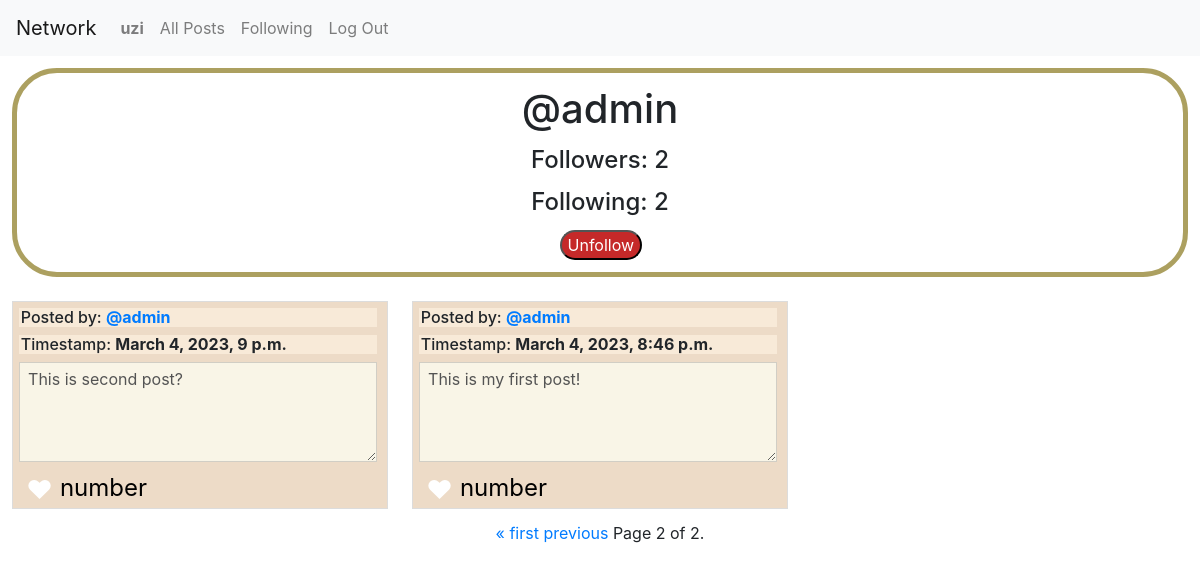
Page /individual/3?page=2 (signed in) on the committed database.
### network/models.py (models this page shows, shortened)
class User(AbstractUser):
    pass

class Post(models.Model):
    user = models.ForeignKey(User, on_delete=models.CASCADE, related_name="post_owner") #, null=True, blank=True)
    post = models.CharField(max_length=1000)
    timestamp = models.DateTimeField(auto_now_add=True)

### network/views.py (the view)
# urls.py: path("individual/<int:id>", views.individual, name="individual"),
def individual(request, id):
    user_individual = User.objects.get(pk=id)
    currentUser = request.user
    posts = Post.objects.filter(user=user_individual).order_by('-timestamp')
    paginator = Paginator(posts, 9)
    page_number = request.GET.get('page')
    page_obj = paginator.get_page(page_number)
    if Follow.objects.filter(user_main=user_individual, user_follower=currentUser).exists():
        button = "Unfollow"
    else:
        button = "Follow"
    numberofFollowers = Follow.objects.filter(user_main = user_individual).count()
    numberofFollowing = Follow.objects.filter(user_follower = user_individual).count()
    return render(request, "network/individual.html", {
        "posts" : page_obj,
        "user_individual" : user_individual,
        "currentUser" : currentUser,
        "button" : button,
        "numberofFollowers" : numberofFollowers,
        "numberofFollowing" : numberofFollowing
    })

### network/templates/network/individual.html (shortened to what this page needs)
{% extends "network/layout.html" %} {%load static%} {% block body %}
<div class="user-profile">
  <h1 class="user-profile-name">@{{ user_individual }}</h1>
  <h4 class="user-profile-followers">Followers: {{ numberofFollowers }}</h4>
  <h4 class="user-profile-following">Following: {{ numberofFollowing }}</h4>
  {% if user_individual != currentUser %}
  <form
    method="post"
    action="{% url 'follow' id=user_individual.id %}"
    class="form-follow-btn"
  >
    <button
      class="follow-btn {% if button == 'Follow' %}follow-btn-follow{% else %}follow-btn-unfollow{% endif %}"
      type="submit"
    >
      {{ button }}
    </button>
  </form>
  {% endif %}
</div>
<div class="post-content">
  {% for post in posts %}
  <div class="individual-post">
    <form
      method="post"
      action="{% url 'post_individual' post_id=post.id %}"
      class="btn-save-edit-form"
    >
      <h6 class="user-and-time">
        Posted by:
        <strong
          ><a
            href="{% url 'individual' id=post.user.id %}"
            id="user-{{ post.user.id }}"
            >@{{ post.user }}</a
          ></strong
        >
      </h6>
      <h6 class="user-and-time">
        Timestamp: <strong>{{ post.timestamp }}</strong>
      </h6>
      <div class="individual-post-content">
        <textarea class="post-text" name="post-text-edited" disabled>
{{post.post}}</textarea
        >
      </div>
      <div class="likes-and-edit">
        {% if post.id in whatYouLiked %}
        <p
          class="likes likes-liked"
          data-postid="{{post.id}}"
          data-whatYouLiked="{{whatYouLiked}}"
        >
          &#9829;
        </p>
        {% else %}
        <p
          class="likes likes-unliked"
          data-postid="{{post.id}}"
          data-whatYouLiked="{{whatYouLiked}}"
        >
          &#9829;
        </p>
        {% endif %}
        <p class="like-number">number</p>
      </div>
    </form>
  </div>
  {% endfor %}
</div>
<div class="pagination">
  <span class="step-links">
    {% if posts.has_previous %}
    <a href="?page=1">&laquo; first</a>
    <a href="?page={{ posts.previous_page_number }}">previous</a>
    {% endif %}
    <span class="current-page">
      Page {{ posts.number }} of {{ posts.paginator.num_pages }}.
    </span>
  </span>
</div>
{% endblock %}

### network/templates/network/layout.html (shortened to what this page needs)
{% load static %}
<!DOCTYPE html>
<html lang="en">
  <head>
    <link
      rel="stylesheet"
      href="https://stackpath.bootstrapcdn.com/bootstrap/4.4.1/css/bootstrap.min.css"
    />
    <link href="{% static 'network/styles.css' %}" rel="stylesheet" />
  </head>
  <body>
    <nav class="navbar navbar-expand-lg navbar-light bg-light">
      <a class="navbar-brand" href="#">Network</a>
      <div>
        <ul class="navbar-nav mr-auto">
          {% if user.is_authenticated %}
          <li class="nav-item">
            <a class="nav-link" href="#"
              ><strong>{{ user.username }}</strong></a
            >
          </li>
          {% endif %}
          <li class="nav-item">
            <a class="nav-link" href="{% url 'index' %}">All Posts</a>
          </li>
          {% if user.is_authenticated %}
          <li class="nav-item">
            <a class="nav-link" href="{% url 'following_page' %}">Following</a>
          </li>
          <li class="nav-item">
            <a class="nav-link" href="{% url 'logout' %}">Log Out</a>
          </li>
          {% endif %}
        </ul>
      </div>
    </nav>
    <div class="body">{% block body %} {% endblock %}</div>
  </body>
</html>

### network/static/network/styles.css (style rules this page uses)
.post-content { display: flex; flex-wrap: wrap; justify-content: flex-start; }
.individual-post { display: flex; flex-direction: row; flex-wrap: wrap; align-content: flex-start; padding: 0.5% 0.5% 0% 0.5%; border: solid 1px gainsboro; margin: 1%; height: calc(100% / 2); width: calc(100% / 3 - 2%); background-color: #eddbc7; }
.btn-save-edit-form { display: block; width: 100%; align-self: center; margin-right: 1%; margin-left: auto; }
.user-and-time { width: 100%; background-color: #f8ead8; padding-left: 0.5%; }
.individual-post-content .post-text { width: 100%; flex-grow: 15; padding: 1%; background-color: #f9f5e7; height: 100px; overflow: auto; }
.likes-and-edit { display: flex; align-items: flex-start; width: 100%; height: 40px; }
.likes-unliked { align-self: flex-start; color: white; font-size: 26px; margin-bottom: 1%; margin-top: 0.5%; padding-left: 2%; }
.like-number { align-self: flex-start; color: black; font-size: 24px; margin-bottom: 1%; margin-top: 0.5%; padding-left: 2%; }
.user-profile { display: flex; flex-direction: column; align-items: center; gap: 5px; margin: 1%; border: solid 5px rgba(127, 109, 10, 0.649); border-radius: 45px; padding: 1%; }
.follow-btn { width: auto; border-radius: 15px; margin-right: 1%; margin-left: 1%; color: white; }
.follow-btn-unfollow { background-color: rgb(197, 41, 41); }
.pagination { display: flex; justify-content: center; }

### rows in the picture
User: username "uzi"
User: username "admin"
Post: user "admin", timestamp "March 4, 2023, 9 p.m.", post-text-edited "This is second post?"
Post: user "admin", timestamp "March 4, 2023, 8:46 p.m.", post-text-edited "This is my first post!"

### other values in the picture
{{ numberofFollowers }} "2"
{{ numberofFollowing }} "2"
{{ button }} "Unfollow"
{{ posts.number }} "2"
{{ posts.paginator.num_pages }} "2"
